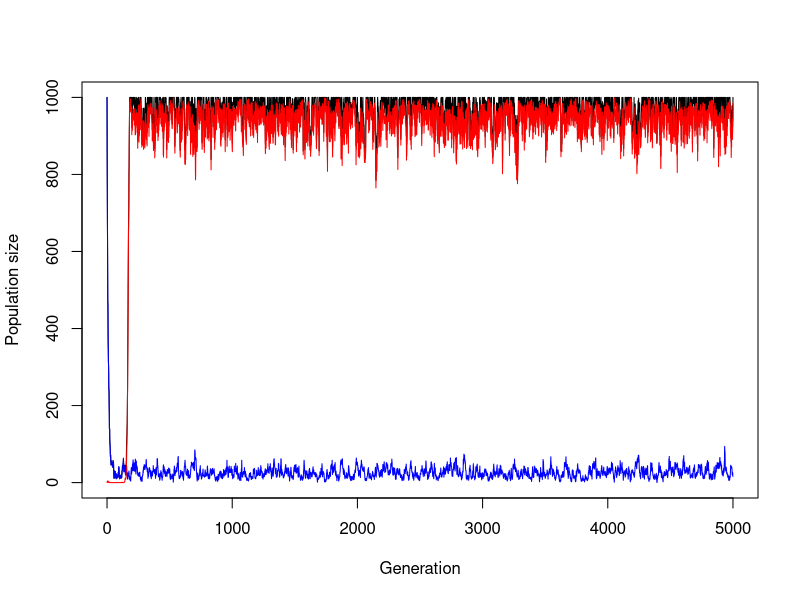
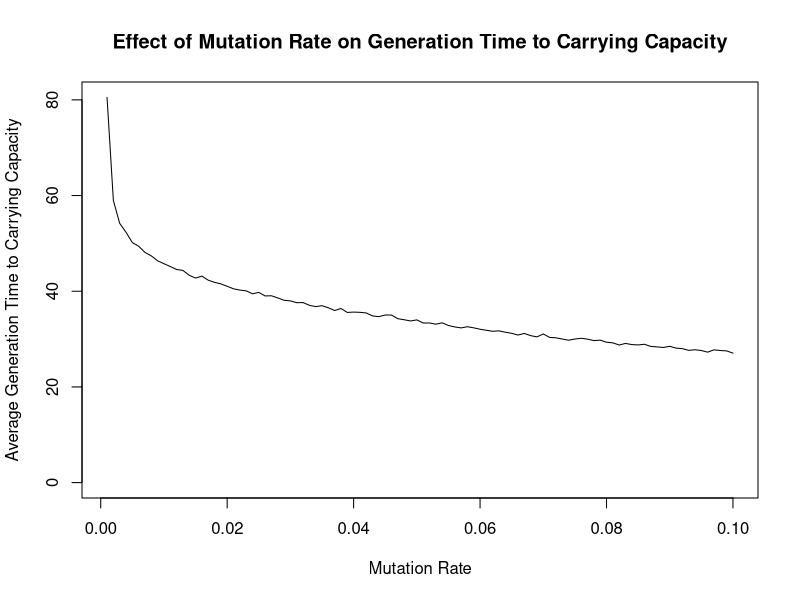

The R script that drew these images, in order:
## ---- chunk 1
simulate_one_gen_mig_logistic <- function(N_a, N_A, carrying_capacity, pollution_rate, sel_coeff, mut_rate, mig_rate_a) {
  # adult migrants arrive and are added to 'a' population
  N_a_mig <- rpois(1, mig_rate_a) # stochastic immigration
  N_a <- N_a + N_a_mig
  
  # determine total population size
  N_total <- N_a+N_A
  
  # reproduction occurs according to pollution rates and selection coefficients
  offsp_a <- rpois(1, N_a * (1-pollution_rate)) # independent of carrying capacity
  offsp_A <- rpois(1, N_A + N_A*(sel_coeff-pollution_rate)*(1-N_total/carrying_capacity))
  # randomly kill individuals if carrying capacity is exceeded
  offsp_total <- offsp_A + offsp_a
  if(offsp_total > carrying_capacity)
  {
    offsp_a <- rbinom(1,carrying_capacity,c(offsp_a,offsp_A)/offsp_total)
    offsp_A <- carrying_capacity-offsp_a
  }

  
  # draw new mutants according to Poisson distribution
  mut_a_to_A <- rpois(1, offsp_a * mut_rate)
  
  # determine new population sizes of wild type and mutant
  N_a_new <- offsp_a - mut_a_to_A
  N_A_new <- offsp_A + mut_a_to_A
  
  return(c(N_a_new, N_A_new))
}
# Test the function
print(simulate_one_gen_mig_logistic(N_a=50, N_A=0, carrying_capacity=50, pollution_rate=0.1, sel_coeff=0.3, mut_rate=0.1, mig_rate_a=1))

## ---- chunk 2
simulate_pop_mig_logistic <- function(N_init_a, N_init_A, carrying_capacity, pollution_rate, sel_coeff, mut_rate, mig_rate_a, t_max) {
  # Create the vector in which to save the results
  pop_vector <- c(N_init_a, N_init_A)
  # initiate the variables
  pop_new <- c(N_init_a, N_init_A)
  
  # run the simulation until generation t_max
  for (i in 1:t_max+1) {
    # redefine the current population one generation later
    pop_new <- simulate_one_gen_mig_logistic(pop_new[1],pop_new[2],carrying_capacity, pollution_rate, sel_coeff, mut_rate, mig_rate_a)
    # add the new population sizes to the output vector
    pop_vector <- rbind(pop_vector,pop_new)
  }
  
  # define the row and column names of the output vector
  rownames(pop_vector) <- (0:t_max)[1:length(pop_vector[,1])] # note that the vector has to be cut if the simulation stopped early
  colnames(pop_vector) <- c("a","A")
  # return the result
  return(pop_vector)	
}


# Test the function and plot the result
# set t_max to a value to be used througout
max_gen <- 5000
# create your simulation data
output <- simulate_pop_mig_logistic(1000,0,1000,0.1,0.3,0.001,3,max_gen)
# show the last few lines of the data table
print(tail(output))
# plot the output - note that the plot range and the x axis have to be adjusted based on the length of the table
# determine x axis range 
x_range <- 0:(length(output[,1])-1)
# this plots the total population size
plot(x_range,output[,1]+output[,2],type='l',ylim=c(0,max(output[,1]+output[,2])),xlab = "Generation",ylab = "Population size")
# add number of wild type individuals
lines(x_range,output[,1], col="blue")
# add number of mutant individuals
lines(x_range,output[,2], col="red")
## ---- chunk 3
simulate_pop_mig_logistic <- function(N_init_a, N_init_A, carrying_capacity, decay_rate, sel_coeff, mut_rate, mig_rate_a, t_max) {
  
  # initiate the variables
  pop_new <- c(N_init_a, N_init_A)
  # start counting generations
  gen <- 0
  
  # run the simulation until generation t_max
  for (i in 1:t_max+1) {
    # redefine the current population one generation later
    pop_new <- simulate_one_gen_mig_logistic(pop_new[1],pop_new[2],carrying_capacity, decay_rate, sel_coeff, mut_rate, mig_rate_a)
    # adding one generation to counter
    gen <- gen+1
    # calculate population size
    N_total <- sum(pop_new)
    # stop when carrying capacity is reached
    if (N_total == carrying_capacity) break
  }
  return(gen)	
}


# Test the function and plot the result
# set t_max to a value to be used througout
max_gen <- 100
# create your simulation data
output_gens <- simulate_pop_mig_logistic(1000,0,1000,0.1,0.3,0.001,3,max_gen)
print(output)
## ---- chunk 4

N_init_a <-  1000
N_init_A <- 0
carrying_capacity <- 1000
decay_rate <- 0.1
sel_coeff <- 0.3
mut_rate <- 0.001
mig_rate_a <- 3
t_max <- 1000
n_reps <- 2000


table_matrix <- matrix(nrow = n_reps, ncol = 1) 
  


# repeat the simulation n_reps times

 for (rep in 1:n_reps) {
   
# start the simulation with the same initials conditions
table_matrix[rep,1] <- simulate_pop_mig_logistic(N_init_a, N_init_A, carrying_capacity, decay_rate, sel_coeff, mut_rate, mig_rate_a, t_max)}
 
  print(table_matrix)  

  ## Calculate the average to carrying capacity
  avg_gen_time <- mean(table_matrix)
  print(avg_gen_time)
  



## ---- chunk 5

# Initial parameters
N_init_a <- 1000
N_init_A <- 0
carrying_capacity <- 1000
decay_rate <- 0.1
sel_coeff <- 0.3
mut_rate <- seq(0.001, 0.1, by = 0.001)  # Sequence of mutation rates to test
mig_rate_a <- 3
t_max <- 1000
n_reps <- 1000

# Matrix to store mutation rate and average generation time to carrying capacity
table_avg <- matrix(nrow = length(mut_rate), ncol = 2)

q <- 1  # Counter for each mutation rate value

# Outer loop: iterate over each mutation rate
for (mut in mut_rate) {

  # Vector to store generation times for each repetition
  table_matrix <- numeric(n_reps)

  # Inner loop: run `n_reps` simulations for each mutation rate
  for (rep in 1:n_reps) {
    # Run the simulation with the current mutation rate `mut`
    table_matrix[rep] <- simulate_pop_mig_logistic(N_init_a, N_init_A, carrying_capacity, decay_rate, sel_coeff, mut, mig_rate_a, t_max)
  }

  # Calculate and store the average generation time for the current mutation rate
  avg_gen_time <- mean(table_matrix)
  table_avg[q, 1] <- mut             # Store the current mutation rate
  table_avg[q, 2] <- avg_gen_time     # Store the average time to carrying capacity
  
  q <- q + 1  # Move to the next row in `table_avg`
}

# Print the table showing mutation rates and their corresponding avg generation times
print(table_avg)

# Plot mutation rate vs. average generation time to carrying capacity
plot(table_avg[, 1], table_avg[, 2], type = 'l', ylim = c(0, max(table_avg[, 2])),
     xlab = "Mutation Rate", ylab = "Average Generation Time to Carrying Capacity",
     main = "Effect of Mutation Rate on Generation Time to Carrying Capacity")





